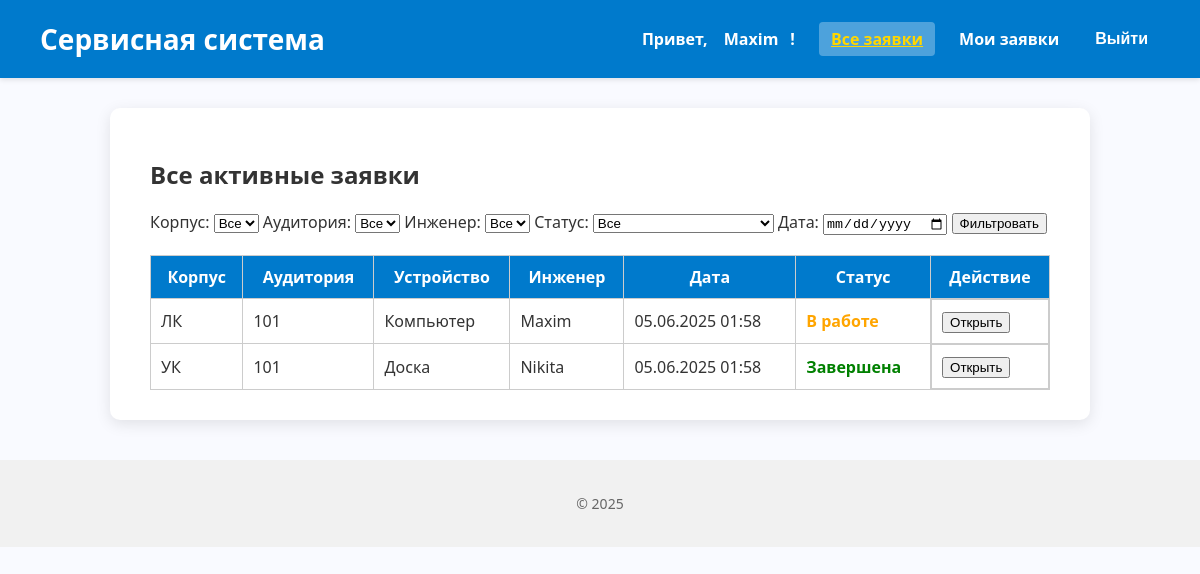
Before: /engineer/all-active/ (signed in) with the older database file.
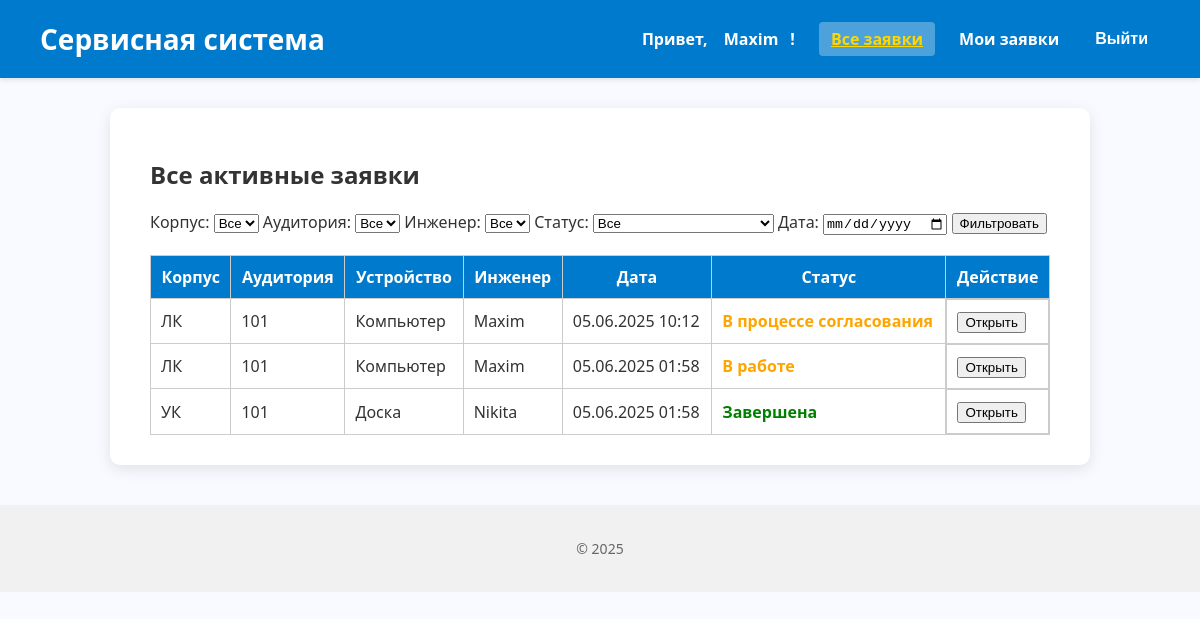
After: the same page with the newer database file.
### core/models.py (models this page shows, shortened)
class User(AbstractUser):
    ROLE_CHOICES = [
        ('admin', 'Администратор'),
        ('engineer', 'Инженер'),
        ('teacher', 'Преподаватель'),
    ]
    role = models.CharField(max_length=20, choices=ROLE_CHOICES, blank=True, null=True)

class ServiceRequest(models.Model):
    device = models.ForeignKey(Device, on_delete=models.CASCADE, related_name='service_requests', verbose_name="Устройство")
    created_by = models.ForeignKey(
        settings.AUTH_USER_MODEL, on_delete=models.SET_NULL,
        null=True, related_name='requests_created', verbose_name="Создал"
    )
    assigned_engineer = models.ForeignKey(
        settings.AUTH_USER_MODEL, on_delete=models.SET_NULL,
        null=True, blank=True, related_name='assigned_requests', verbose_name="Инженер"
    )
    created_at = models.DateTimeField("Дата создания", auto_now_add=True)
    description = models.TextField("Описание проблемы")
    is_completed = models.BooleanField("Завершено", default=False)
    requires_replacement = models.BooleanField("Требуется замена", default=False)
    is_paused = models.BooleanField("Приостановлена (ожидание замены)", default=False)
    replacement_requested = models.BooleanField("Запрос на замену оборудования", default=False)
    class Meta:
        verbose_name = "Заявка на обслуживание"
        verbose_name_plural = "Заявки на обслуживание"

class Device(models.Model):
    cabinet = models.ForeignKey(Cabinet, on_delete=models.CASCADE, related_name='devices', verbose_name="Кабинет")
    name = models.CharField("Название устройства", max_length=100)
    serial_number = models.CharField("Серийный номер", max_length=100, unique=True)
    purchase_date = models.DateField("Дата покупки")
    cost = models.DecimalField("Стоимость", max_digits=10, decimal_places=2)
    class Meta:
        verbose_name = "Устройство"
        verbose_name_plural = "Устройства"

class Cabinet(models.Model):
    number = models.CharField("Номер кабинета", max_length=10)
    building = models.CharField("Корпус", max_length=50)
    class Meta:
        verbose_name = "Кабинет"
        verbose_name_plural = "Кабинеты"

### core/views.py (the view)
# urls.py: path('engineer/all-active/', views.all_active_requests, name='all_active_requests'),
@login_required
@engineer_required
def all_active_requests(request):
    qs = ServiceRequest.objects.select_related('device__cabinet', 'assigned_engineer').all()
    building = request.GET.get('building')
    cabinet_id = request.GET.get('cabinet')
    engineer_id = request.GET.get('engineer')
    status = request.GET.get('status')
    date = request.GET.get('date')
    if building:
        qs = qs.filter(device__cabinet__building=building)
    if cabinet_id:
        qs = qs.filter(device__cabinet__id=cabinet_id)
    if engineer_id:
        qs = qs.filter(assigned_engineer__id=engineer_id)
    if status == 'new':
        qs = qs.filter(assigned_engineer__isnull=True, is_paused=False)
    elif status == 'in_progress':
        qs = qs.filter(is_completed=False, is_paused=False, assigned_engineer__isnull=False)
    elif status == 'paused':
        qs = qs.filter(is_paused=True)
    elif status == 'completed':
        qs = qs.filter(is_completed=True)
    if date:
        qs = qs.filter(created_at__date=date)
    buildings = Cabinet.objects.values_list('building', flat=True).distinct()
    cabinets = Cabinet.objects.all()
    engineers = (
        ServiceRequest.objects.filter(assigned_engineer__isnull=False)
        .values('assigned_engineer__id', 'assigned_engineer__username')
        .distinct()
    )
    return render(request, 'engineer/all_active_requests.html', {
        'requests': qs.order_by('-created_at'),
        'buildings': buildings,
        'cabinets': cabinets,
        'engineers': engineers,
        'selected_building': building,
        'selected_cabinet': cabinet_id,
        'selected_engineer': engineer_id,
        'selected_status': status,
        'selected_date': date,
        'title': 'Все активные заявки',
    })

### core/templates/engineer/all_active_requests.html (shortened to what this page needs)
{% extends 'base.html' %}
{% block content %}
  <h2>Все активные заявки</h2>
  <form method="get" style="margin-bottom: 20px;">
    <label>Корпус:
      <select name="building">
        <option value="">Все</option>
      </select>
    </label>
    <label>Аудитория:
      <select name="cabinet">
        <option value="">Все</option>
      </select>
    </label>
    <label>Инженер:
      <select name="engineer">
        <option value="">Все</option>
      </select>
    </label>
    <label>Статус:
      <select name="status">
        <option value="">Все</option>
      </select>
    </label>
    <label>Дата:
      <input type="date" name="date" value="{{ selected_date }}">
    </label>
    <button type="submit">Фильтровать</button>
  </form>
  {% if requests %}
    <table style="width: 100%; border-collapse: collapse; border: 1px solid #ccc;">
      <thead>
        <tr style="background-color: #007acc; color: white;">
          <th style="padding: 10px; border: 1px solid #ccc;">Корпус</th>
          <th style="padding: 10px; border: 1px solid #ccc;">Аудитория</th>
          <th style="padding: 10px; border: 1px solid #ccc;">Устройство</th>
          <th style="padding: 10px; border: 1px solid #ccc;">Инженер</th>
          <th style="padding: 10px; border: 1px solid #ccc;">Дата</th>
          <th style="padding: 10px; border: 1px solid #ccc;">Статус</th>
          <th style="padding: 10px; border: 1px solid #ccc;">Действие</th>
        </tr>
      </thead>
      <tbody>
        {% for req in requests %}
          <tr>
            <td style="padding: 10px; border: 1px solid #ccc;">{{ req.device.cabinet.building }}</td>
            <td style="padding: 10px; border: 1px solid #ccc;">{{ req.device.cabinet.number }}</td>
            <td style="padding: 10px; border: 1px solid #ccc;">{{ req.device.name }}</td>
            <td style="padding: 10px; border: 1px solid #ccc;">{{ req.assigned_engineer.username|default:"—" }}</td>
            <td style="padding: 10px; border: 1px solid #ccc;">{{ req.created_at|date:"d.m.Y H:i" }}</td>
            <td style="padding: 10px; border: 1px solid #ccc; font-weight: 600;
              {% if req.is_completed %}
                color: green;
              {% elif req.is_paused %}
                color: orange;
              {% elif req.assigned_engineer %}
                color: orange;
              {% else %}
                color: red;
              {% endif %}">
              {% if req.is_completed %}
                Завершена
              {% elif req.is_paused %}
                В процессе согласования
              {% elif req.assigned_engineer %}
                В работе
              {% else %}
                Не назначена
              {% endif %}
            </td>
            <td style="padding: 10px; border: 1px solid #ccc; display: flex; flex-direction: column; gap: 5px;">
              <a href="{% url 'engineer_request_detail' req.id %}">
                <button type="button">Открыть</button>
              </a>
            </td>
          </tr>
        {% endfor %}
      </tbody>
    </table>
  {% else %}
    <p>Заявки не найдены.</p>
  {% endif %}
{% endblock %}

### core/templates/base.html (shortened to what this page needs)
<!DOCTYPE html>
<html lang="ru">
<head>
</head>
<body>
  <header>
    <h1>Сервисная система</h1>
    <nav>
      {% if user.is_authenticated %}
        <span>Привет, <a href="{% url 'profile' %}">{{ user.username }}</a>!</span>
        {% if user.role == 'teacher' %}
          <a href="{% url 'create_request' %}" class="{% if request.path == '/create-request/' %}active{% endif %}">Создать заявку</a>
          <a href="{% url 'my_requests' %}" class="{% if request.path == '/my-requests/' %}active{% endif %}">Мои заявки</a>
        {% elif user.role == 'engineer' %}
          <a href="{% url 'all_active_requests' %}" class="{% if request.path == '/engineer/all-active/' %}active{% endif %}">Все заявки</a>
          <a href="{% url 'my_active_requests' %}" class="{% if request.path == '/engineer/my-active/' %}active{% endif %}">Мои заявки</a>
        {% elif user.role == 'admin' %}
          <a href="{% url 'admin_active_requests' %}" class="{% if request.path == '/dashboard/admin/active/' %}active{% endif %}">Активные</a>
          <a href="{% url 'admin_completed_requests' %}" class="{% if request.path == '/dashboard/admin/completed/' %}active{% endif %}">Завершённые</a>
        {% endif %}
        <form method="post" action="{% url 'logout' %}" class="logout-form">
          <button type="submit">Выйти</button>
        </form>
      {% else %}
        {% if request.path != '/login/' %}
          <a href="{% url 'login' %}">Войти</a>
        {% endif %}
      {% endif %}
    </nav>
  </header>
  <main>
    {% block content %}{% endblock %}
  </main>
  <footer>
    <p>© 2025</p>
  </footer>
</body>
</html>

### core/templates/base.html (style rules this page uses)
body { font-family: 'Segoe UI', Tahoma, Geneva, Verdana, sans-serif; background-color: #f9faff; margin: 0; padding: 0; color: #333; }
header { background-color: #007acc; color: white; padding: 20px 40px; box-shadow: 0 2px 5px rgba(0,0,0,0.1); display: flex; align-items: center; justify-content: space-between; }
header h1 { margin: 0; font-weight: 700; font-size: 28px; }
nav { display: flex; align-items: center; gap: 12px; }
nav a, nav span { color: white; font-weight: 600; text-decoration: none; padding: 6px 12px; border-radius: 4px; transition: background-color 0.3s ease; }
nav a.active { font-weight: 700; color: #ffd700; text-decoration: underline; background-color: rgba(255, 255, 255, 0.3); }
main { max-width: 900px; margin: 30px auto; background-color: white; padding: 30px 40px; border-radius: 10px; box-shadow: 0 4px 15px rgba(0,0,0,0.1); }
footer { text-align: center; color: #666; padding: 20px 0; font-size: 14px; background-color: #f1f1f1; margin-top: 40px; }
form.logout-form { display: inline; }
form.logout-form button { background: none; border: none; color: white; cursor: pointer; padding: 6px 12px; font-weight: 600; font-size: 1em; border-radius: 4px; transition: background-color 0.3s ease; }

Changed rows visible on the page:
added ServiceRequest: device.cabinet.building "ЛК", device.cabinet.number "101", device.name "Компьютер", assigned_engineer.username "Maxim", created_at "05.06.2025 10:12", is_completed "В процессе согласования"
